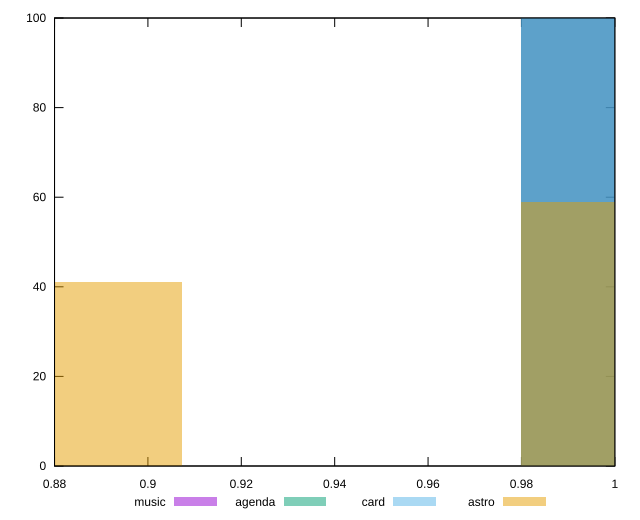

Generate this figure with gnuplot:
reset

$music <<EOF
1.0162481790480131 100
EOF

$agenda <<EOF
1.0162481790480131 100
EOF

$card <<EOF
1.0162481790480131 100
EOF

$astro <<EOF
1.0162481790480131 59
0.8710698677554398 41
EOF

set key outside below
set boxwidth 0.07258915564628665
set xrange [0.88:1]
set yrange [0:100]
set trange [0:100]
set style fill transparent solid 0.5 noborder
set terminal svg size 640, 520 enhanced background rgb 'white'
set output "reports/report_00032_2021-02-25T10-28-15.087Z/legacy-javascript/comparison/histogram/all_score.svg"

plot $music title "music" with boxes, \
     $agenda title "agenda" with boxes, \
     $card title "card" with boxes, \
     $astro title "astro" with boxes

reset
